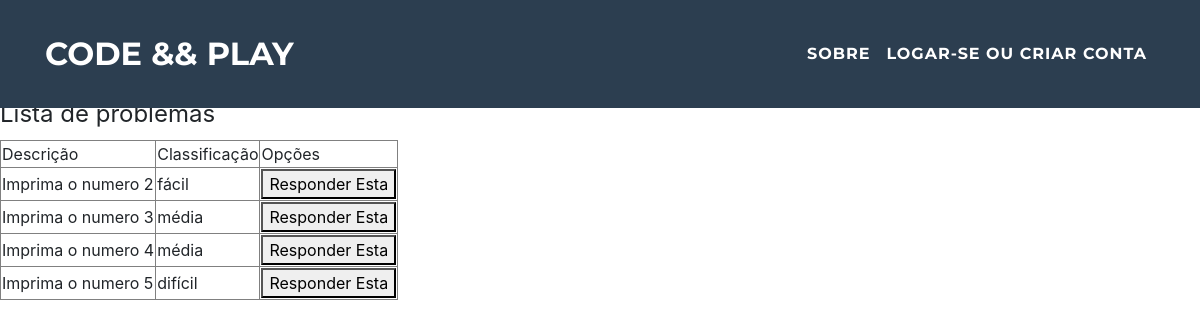
The page /aluno/problemas/telas/listar_problemas.php on the database its author committed.
### tables this page shows
create table Problema (
id int AUTO_INCREMENT,
desc_Problema text(10000),
id_Professor int,
assunto varchar(100),
classificacao varchar(10),
data_Alteracao timestamp default current_timestamp,
primary key(id),
foreign key (id_Professor) references Professor(id)
);

### src/aluno/problemas/telas/listar_problemas.php (the view, shortened to what this page needs)
<!DOCTYPE html>
<html>
<head>
</head>
<body>
		<br>
		<fieldset>
		<table border="1">
		<legend>Lista de problemas</legend>
				<tr>
					<td>
						Descrição
					</td>
					<td>
						Classificação
					</td>
					<td>
						Opções
					</td>
				</tr>
				<?php
					require ($_SERVER["DOCUMENT_ROOT"].'/conexao.php');
				   $resultado = $conexao->query("select  id, desc_Problema, classificacao from Problema");
				  foreach($resultado as $linha){
				?>
			      <tr>
			         <td><?=$linha['desc_Problema'];?></td>
			         <td><?=$linha['classificacao'];?></td>
			         <td>
			         	<form action="/aluno/problemas/telas/responderProblemas.php" method="GET">
			         		<button type="submit"> Responder Esta </button>
			         	</form>
			         </td>
			       </tr>
				<?php
					}
				?>
		</table>
		</fieldset>
</body>
</html>

### rows shown on the page
problema: desc_Problema "Imprima o numero 2", classificacao "fácil"
problema: desc_Problema "Imprima o numero 3", classificacao "média"
problema: desc_Problema "Imprima o numero 4", classificacao "média"
problema: desc_Problema "Imprima o numero 5", classificacao "difícil"
